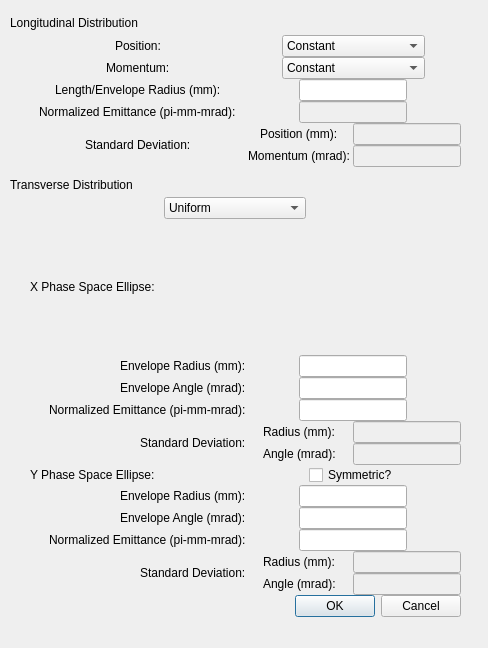
<?xml version="1.0" encoding="UTF-8"?>
<ui version="4.0">
 <class>Generate_Envelope</class>
 <widget class="QMainWindow" name="Generate_Envelope">
  <property name="geometry">
   <rect>
    <x>0</x>
    <y>0</y>
    <width>488</width>
    <height>648</height>
   </rect>
  </property>
  <property name="sizePolicy">
   <sizepolicy hsizetype="Fixed" vsizetype="Fixed">
    <horstretch>0</horstretch>
    <verstretch>0</verstretch>
   </sizepolicy>
  </property>
  <property name="windowTitle">
   <string>Generate Distribution: Enter Parameters</string>
  </property>
  <widget class="QWidget" name="centralwidget">
   <property name="sizePolicy">
    <sizepolicy hsizetype="Preferred" vsizetype="Minimum">
     <horstretch>0</horstretch>
     <verstretch>0</verstretch>
    </sizepolicy>
   </property>
   <widget class="QWidget" name="verticalLayoutWidget">
    <property name="geometry">
     <rect>
      <x>10</x>
      <y>10</y>
      <width>451</width>
      <height>607</height>
     </rect>
    </property>
    <layout class="QVBoxLayout" name="verticalLayout_3">
     <property name="spacing">
      <number>0</number>
     </property>
     <item>
      <widget class="QLabel" name="label">
       <property name="maximumSize">
        <size>
         <width>500</width>
         <height>25</height>
        </size>
       </property>
       <property name="text">
        <string>Longitudinal Distribution</string>
       </property>
      </widget>
     </item>
     <item>
      <layout class="QGridLayout" name="gridLayout" rowminimumheight="20,0,0,0,0,0">
       <property name="sizeConstraint">
        <enum>QLayout::SetMaximumSize</enum>
       </property>
       <item row="1" column="1" alignment="Qt::AlignHCenter">
        <widget class="QLabel" name="tr_label">
         <property name="text">
          <string>Momentum:</string>
         </property>
        </widget>
       </item>
       <item row="0" column="1" alignment="Qt::AlignHCenter|Qt::AlignVCenter">
        <widget class="QLabel" name="tl_label">
         <property name="text">
          <string>Position:</string>
         </property>
        </widget>
       </item>
       <item row="4" column="1" alignment="Qt::AlignHCenter">
        <widget class="QLabel" name="label_2">
         <property name="text">
          <string>Normalized Emittance (pi-mm-mrad):</string>
         </property>
        </widget>
       </item>
       <item row="2" column="2" alignment="Qt::AlignHCenter">
        <widget class="QLineEdit" name="zr"/>
       </item>
       <item row="0" column="2" alignment="Qt::AlignHCenter">
        <widget class="QComboBox" name="zpos">
         <property name="minimumSize">
          <size>
           <width>142</width>
           <height>0</height>
          </size>
         </property>
         <property name="maximumSize">
          <size>
           <width>176</width>
           <height>16777215</height>
          </size>
         </property>
         <item>
          <property name="text">
           <string>Constant</string>
          </property>
         </item>
         <item>
          <property name="text">
           <string>Uniform along length</string>
          </property>
         </item>
         <item>
          <property name="text">
           <string>Uniform on ellipse</string>
          </property>
         </item>
         <item>
          <property name="text">
           <string>Gaussian on ellipse</string>
          </property>
         </item>
         <item>
          <property name="text">
           <string>Waterbag</string>
          </property>
         </item>
         <item>
          <property name="text">
           <string>Parabolic</string>
          </property>
         </item>
        </widget>
       </item>
       <item row="4" column="2" alignment="Qt::AlignHCenter">
        <widget class="QLineEdit" name="ze">
         <property name="enabled">
          <bool>false</bool>
         </property>
        </widget>
       </item>
       <item row="5" column="1" alignment="Qt::AlignHCenter|Qt::AlignVCenter">
        <widget class="QLabel" name="label_3">
         <property name="text">
          <string>Standard Deviation:</string>
         </property>
        </widget>
       </item>
       <item row="2" column="1" alignment="Qt::AlignHCenter">
        <widget class="QLabel" name="bl_label">
         <property name="text">
          <string>Length/Envelope Radius (mm):</string>
         </property>
        </widget>
       </item>
       <item row="1" column="0">
        <spacer name="horizontalSpacer">
         <property name="orientation">
          <enum>Qt::Horizontal</enum>
         </property>
         <property name="sizeType">
          <enum>QSizePolicy::Fixed</enum>
         </property>
         <property name="sizeHint" stdset="0">
          <size>
           <width>20</width>
           <height>20</height>
          </size>
         </property>
        </spacer>
       </item>
       <item row="1" column="2" alignment="Qt::AlignHCenter">
        <widget class="QComboBox" name="zmom">
         <property name="enabled">
          <bool>true</bool>
         </property>
         <property name="sizePolicy">
          <sizepolicy hsizetype="Preferred" vsizetype="Fixed">
           <horstretch>0</horstretch>
           <verstretch>0</verstretch>
          </sizepolicy>
         </property>
         <property name="minimumSize">
          <size>
           <width>142</width>
           <height>0</height>
          </size>
         </property>
         <property name="maximumSize">
          <size>
           <width>176</width>
           <height>16777215</height>
          </size>
         </property>
         <item>
          <property name="text">
           <string>Constant</string>
          </property>
         </item>
         <item>
          <property name="text">
           <string>Uniform along length</string>
          </property>
         </item>
         <item>
          <property name="text">
           <string>Uniform on ellipse</string>
          </property>
         </item>
         <item>
          <property name="text">
           <string>Gaussian on ellipse</string>
          </property>
         </item>
        </widget>
       </item>
       <item row="5" column="2">
        <layout class="QGridLayout" name="gridLayout_3">
         <item row="0" column="0" alignment="Qt::AlignHCenter">
          <widget class="QLabel" name="label_8">
           <property name="text">
            <string>Position (mm):</string>
           </property>
          </widget>
         </item>
         <item row="1" column="0" alignment="Qt::AlignHCenter">
          <widget class="QLabel" name="label_9">
           <property name="text">
            <string>Momentum (mrad):</string>
           </property>
          </widget>
         </item>
         <item row="0" column="1" alignment="Qt::AlignRight">
          <widget class="QLineEdit" name="zpstddev">
           <property name="enabled">
            <bool>false</bool>
           </property>
           <property name="minimumSize">
            <size>
             <width>100</width>
             <height>0</height>
            </size>
           </property>
           <property name="maximumSize">
            <size>
             <width>134</width>
             <height>16777215</height>
            </size>
           </property>
          </widget>
         </item>
         <item row="1" column="1" alignment="Qt::AlignRight">
          <widget class="QLineEdit" name="zmstddev">
           <property name="enabled">
            <bool>false</bool>
           </property>
           <property name="minimumSize">
            <size>
             <width>100</width>
             <height>0</height>
            </size>
           </property>
           <property name="maximumSize">
            <size>
             <width>134</width>
             <height>16777215</height>
            </size>
           </property>
          </widget>
         </item>
        </layout>
       </item>
      </layout>
     </item>
     <item>
      <spacer name="verticalSpacer">
       <property name="orientation">
        <enum>Qt::Vertical</enum>
       </property>
       <property name="sizeType">
        <enum>QSizePolicy::Fixed</enum>
       </property>
       <property name="sizeHint" stdset="0">
        <size>
         <width>20</width>
         <height>5</height>
        </size>
       </property>
      </spacer>
     </item>
     <item>
      <widget class="QLabel" name="label_4">
       <property name="maximumSize">
        <size>
         <width>16777215</width>
         <height>25</height>
        </size>
       </property>
       <property name="text">
        <string>Transverse Distribution</string>
       </property>
      </widget>
     </item>
     <item>
      <layout class="QVBoxLayout" name="verticalLayout_2">
       <item alignment="Qt::AlignHCenter">
        <widget class="QComboBox" name="xydist">
         <property name="minimumSize">
          <size>
           <width>142</width>
           <height>0</height>
          </size>
         </property>
         <property name="maximumSize">
          <size>
           <width>176</width>
           <height>16777215</height>
          </size>
         </property>
         <item>
          <property name="text">
           <string>Uniform</string>
          </property>
         </item>
         <item>
          <property name="text">
           <string>Gaussian</string>
          </property>
         </item>
         <item>
          <property name="text">
           <string>Waterbag</string>
          </property>
         </item>
         <item>
          <property name="text">
           <string>Parabolic</string>
          </property>
         </item>
        </widget>
       </item>
       <item>
        <layout class="QGridLayout" name="gridLayout_2">
         <property name="sizeConstraint">
          <enum>QLayout::SetMinimumSize</enum>
         </property>
         <item row="7" column="2" alignment="Qt::AlignHCenter">
          <widget class="QLineEdit" name="yrp"/>
         </item>
         <item row="2" column="1" alignment="Qt::AlignRight">
          <widget class="QLabel" name="bl_label_6">
           <property name="text">
            <string>Envelope Angle (mrad):</string>
           </property>
          </widget>
         </item>
         <item row="7" column="1" alignment="Qt::AlignRight">
          <widget class="QLabel" name="bl_label_3">
           <property name="text">
            <string>Envelope Angle (mrad):</string>
           </property>
          </widget>
         </item>
         <item row="0" column="1" alignment="Qt::AlignLeft|Qt::AlignVCenter">
          <widget class="QLabel" name="tl_label_2">
           <property name="text">
            <string>X Phase Space Ellipse:</string>
           </property>
          </widget>
         </item>
         <item row="8" column="2" alignment="Qt::AlignHCenter">
          <widget class="QLineEdit" name="ye"/>
         </item>
         <item row="6" column="0" rowspan="2">
          <spacer name="horizontalSpacer_2">
           <property name="orientation">
            <enum>Qt::Horizontal</enum>
           </property>
           <property name="sizeType">
            <enum>QSizePolicy::Fixed</enum>
           </property>
           <property name="sizeHint" stdset="0">
            <size>
             <width>20</width>
             <height>20</height>
            </size>
           </property>
          </spacer>
         </item>
         <item row="8" column="1" alignment="Qt::AlignRight">
          <widget class="QLabel" name="label_5">
           <property name="text">
            <string>Normalized Emittance (pi-mm-mrad):</string>
           </property>
          </widget>
         </item>
         <item row="9" column="1" alignment="Qt::AlignRight|Qt::AlignVCenter">
          <widget class="QLabel" name="label_6">
           <property name="text">
            <string>Standard Deviation:</string>
           </property>
          </widget>
         </item>
         <item row="6" column="2" alignment="Qt::AlignHCenter">
          <widget class="QLineEdit" name="yr">
           <property name="enabled">
            <bool>true</bool>
           </property>
          </widget>
         </item>
         <item row="6" column="1" alignment="Qt::AlignRight">
          <widget class="QLabel" name="bl_label_4">
           <property name="text">
            <string>Envelope Radius (mm):</string>
           </property>
          </widget>
         </item>
         <item row="5" column="1" alignment="Qt::AlignLeft">
          <widget class="QLabel" name="tr_label_2">
           <property name="text">
            <string>Y Phase Space Ellipse:</string>
           </property>
          </widget>
         </item>
         <item row="3" column="2" alignment="Qt::AlignHCenter">
          <widget class="QLineEdit" name="xe">
           <property name="enabled">
            <bool>true</bool>
           </property>
          </widget>
         </item>
         <item row="1" column="1" alignment="Qt::AlignRight">
          <widget class="QLabel" name="bl_label_5">
           <property name="text">
            <string>Envelope Radius (mm):</string>
           </property>
          </widget>
         </item>
         <item row="1" column="2" alignment="Qt::AlignHCenter">
          <widget class="QLineEdit" name="xr">
           <property name="enabled">
            <bool>true</bool>
           </property>
          </widget>
         </item>
         <item row="3" column="1" alignment="Qt::AlignRight">
          <widget class="QLabel" name="label_7">
           <property name="text">
            <string>Normalized Emittance (pi-mm-mrad):</string>
           </property>
          </widget>
         </item>
         <item row="2" column="2" alignment="Qt::AlignHCenter">
          <widget class="QLineEdit" name="xrp">
           <property name="enabled">
            <bool>true</bool>
           </property>
          </widget>
         </item>
         <item row="4" column="1" alignment="Qt::AlignRight">
          <widget class="QLabel" name="label_10">
           <property name="text">
            <string>Standard Deviation:</string>
           </property>
          </widget>
         </item>
         <item row="4" column="2">
          <layout class="QGridLayout" name="gridLayout_4">
           <item row="0" column="0" alignment="Qt::AlignHCenter">
            <widget class="QLabel" name="label_11">
             <property name="text">
              <string>Radius (mm):</string>
             </property>
            </widget>
           </item>
           <item row="1" column="0" alignment="Qt::AlignHCenter">
            <widget class="QLabel" name="label_12">
             <property name="text">
              <string>Angle (mrad):</string>
             </property>
            </widget>
           </item>
           <item row="0" column="1" alignment="Qt::AlignRight">
            <widget class="QLineEdit" name="xstddev">
             <property name="enabled">
              <bool>false</bool>
             </property>
             <property name="minimumSize">
              <size>
               <width>100</width>
               <height>0</height>
              </size>
             </property>
             <property name="maximumSize">
              <size>
               <width>134</width>
               <height>16777215</height>
              </size>
             </property>
            </widget>
           </item>
           <item row="1" column="1" alignment="Qt::AlignRight">
            <widget class="QLineEdit" name="xpstddev">
             <property name="enabled">
              <bool>false</bool>
             </property>
             <property name="minimumSize">
              <size>
               <width>100</width>
               <height>0</height>
              </size>
             </property>
             <property name="maximumSize">
              <size>
               <width>134</width>
               <height>16777215</height>
              </size>
             </property>
            </widget>
           </item>
          </layout>
         </item>
         <item row="9" column="2">
          <layout class="QGridLayout" name="gridLayout_5">
           <item row="0" column="0" alignment="Qt::AlignHCenter">
            <widget class="QLabel" name="label_13">
             <property name="text">
              <string>Radius (mm):</string>
             </property>
            </widget>
           </item>
           <item row="1" column="0" alignment="Qt::AlignHCenter">
            <widget class="QLabel" name="label_14">
             <property name="text">
              <string>Angle (mrad):</string>
             </property>
            </widget>
           </item>
           <item row="0" column="1" alignment="Qt::AlignRight">
            <widget class="QLineEdit" name="ystddev">
             <property name="enabled">
              <bool>false</bool>
             </property>
             <property name="minimumSize">
              <size>
               <width>100</width>
               <height>0</height>
              </size>
             </property>
             <property name="maximumSize">
              <size>
               <width>134</width>
               <height>16777215</height>
              </size>
             </property>
            </widget>
           </item>
           <item row="1" column="1" alignment="Qt::AlignRight">
            <widget class="QLineEdit" name="ypstddev">
             <property name="enabled">
              <bool>false</bool>
             </property>
             <property name="minimumSize">
              <size>
               <width>100</width>
               <height>0</height>
              </size>
             </property>
             <property name="maximumSize">
              <size>
               <width>134</width>
               <height>16777215</height>
              </size>
             </property>
            </widget>
           </item>
          </layout>
         </item>
         <item row="5" column="2" alignment="Qt::AlignHCenter">
          <widget class="QCheckBox" name="checkBox">
           <property name="acceptDrops">
            <bool>false</bool>
           </property>
           <property name="text">
            <string>Symmetric?</string>
           </property>
           <property name="checked">
            <bool>false</bool>
           </property>
           <property name="tristate">
            <bool>false</bool>
           </property>
          </widget>
         </item>
        </layout>
       </item>
      </layout>
     </item>
     <item>
      <widget class="QDialogButtonBox" name="buttonBox">
       <property name="standardButtons">
        <set>QDialogButtonBox::Cancel|QDialogButtonBox::Ok</set>
       </property>
      </widget>
     </item>
    </layout>
   </widget>
  </widget>
 </widget>
 <resources/>
 <connections/>
</ui>
